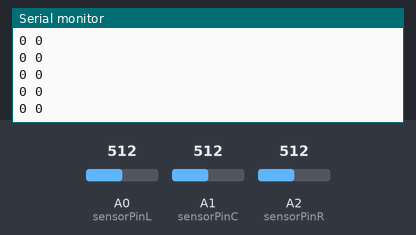
The sketch below on a simulated Arduino Nano, built with avr-gcc and run on an emulated ATmega328P. Shown: the last lines printed to the serial monitor. The test bench sets the inputs (shaded band); at power-on: A2 (sensorPinR) = 512, A0 (sensorPinL) = 512, A1 (sensorPinC) = 512.

Above: at 3.7 s.
3.8 s: A2 (sensorPinR) set to 471
At 4.4 s:
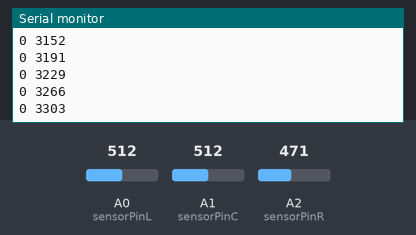
5.3 s: A2 (sensorPinR) set to 470
At 6.2 s:
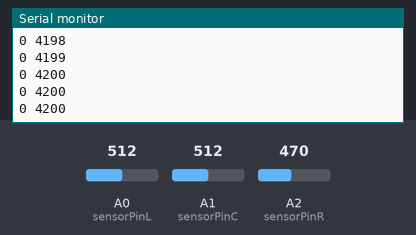
6.8 s: A0 (sensorPinL) set to 514
At 7.9 s:
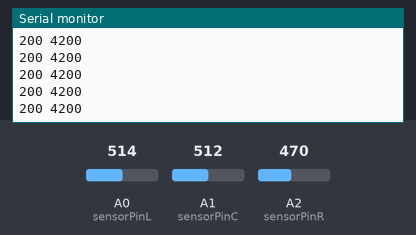
Timing chart, 0 to 9.8 s (numbered marks = the images above; inputs shaded):
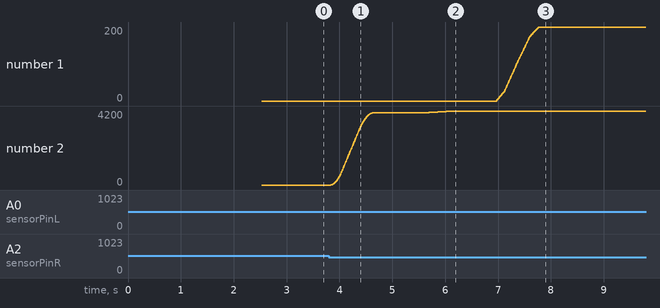

The sketch:

sound_micCalibration.ino
```cpp
#include "soundCapture.h"

int sensorPinR                         =    A2 ;                                 // Left - first mic analog pin
int sensorValueL                               ;                                 // Left - serial value read from sensor

int sensorPinC                         =    A1 ;                                 // Center - first mic analog pin
int sensorValueC                               ;                                 // Center - serial value read fr

int sensorPinL                         =    A0 ;                                 // Center - first mic analog pin
int sensorValueR;                                                                // Center - serial value read fr


#define SAMPLESIZE 50
short sampleL[SAMPLESIZE];
long sampleSumL = 0;
float sampleAvgL = 0;

short sampleC[SAMPLESIZE];
long sampleSumC = 0;
float sampleAvgC = 0;

short sampleR[SAMPLESIZE];
long sampleSumR = 0;
float sampleAvgR = 0;


short sampleLAvg[SAMPLESIZE * 2];
long sampleSumLAvg = 0;
float sampleAvgLAvg = 0;

short sampleCAvg[SAMPLESIZE * 2];
long sampleSumCAvg = 0;
float sampleAvgCAvg = 0;

short sampleRAvg[SAMPLESIZE * 2];
long sampleSumRAvg = 0;
float sampleAvgRAvg = 0;

int index = 0;
int index2 = 0;

void setup() {
  //Serial.begin(9600);
  Serial.begin(19200);

  //Serial.print("Left"); Serial.print(" ");
  Serial.print("LeftAvg"); Serial.print(" ");
  //Serial.print("Central"); Serial.print(" ");
  //Serial.print("CentralAvg"); Serial.print(" ");
  //Serial.print("Right"); Serial.print(" ");
  Serial.println("RightAvg");

  determineSilenceLevels(silenceKPIs);              // capture background information
  Serial.println(silenceKPIs[2].fsoundAvg);

}


// new sample's impact on sample input vector stats
int calcNewStatL(int n, int newValue){

  sampleSumL += (- sampleL[n] + newValue);  // remove previous last SAMPLESIZE'th sample and add new one
  sampleL[n] = newValue;                   // store new value on n'th position of the buffer
  return n;                               // returning n, comletes the circular buffer handling
}

// new sample's impact on sample input vector stats
int calcNewStatC(int n, int newValue){

  sampleSumC += (- sampleC[n] + newValue);  // remove previous last SAMPLESIZE'th sample and add new one
  sampleC [n] = newValue;                   // store new value on n'th position of the buffer
  return n;                               // returning n, comletes the circular buffer handling
}

// new sample's impact on sample input vector stats
int calcNewStatR(int n, int newValue){

  sampleSumR += (- sampleR[n] + newValue);  // remove previous last SAMPLESIZE'th sample and add new one
  sampleR[n] = newValue;                   // store new value on n'th position of the buffer
  return n;                               // returning n, comletes the circular buffer handling
}


// new sample's impact on sample input vector stats
int calcNewStatLAvg(int n, int newValue){

  sampleSumLAvg += (- sampleLAvg[n] + newValue);  // remove previous last SAMPLESIZE'th sample and add new one
  sampleLAvg[n] = newValue;                   // store new value on n'th position of the buffer
  return n;                               // returning n, comletes the circular buffer handling
}

// new sample's impact on sample input vector stats
int calcNewStatCAvg(int n, int newValue){

  sampleSumCAvg += (- sampleCAvg[n] + newValue);  // remove previous last SAMPLESIZE'th sample and add new one
  sampleCAvg [n] = newValue;                   // store new value on n'th position of the buffer
  return n;                               // returning n, comletes the circular buffer handling
}

// new sample's impact on sample input vector stats
int calcNewStatRAvg(int n, int newValue){

  sampleSumRAvg += (- sampleRAvg[n] + newValue);  // remove previous last SAMPLESIZE'th sample and add new one
  sampleRAvg[n] = newValue;                   // store new value on n'th position of the buffer
  return n;                               // returning n, comletes the circular buffer handling
}


void loop() {
    index++;
    index2++;
    Serial.println();
    index = index % SAMPLESIZE;
    index2 = index2 % (SAMPLESIZE * 2);

    sensorValueL = analogRead (sensorPinL) - (silenceKPIs[0].fsoundAvg);;
    //Serial.print(sensorValueL);Serial.print(" ");

    index = calcNewStatL(index , abs(sensorValueL));
    sampleAvgL = 1.0 * sampleSumL / SAMPLESIZE;
    //Serial.print(sampleAvgL);Serial.print(" ");


    index2 = calcNewStatLAvg(index2 , sampleAvgL);
    sampleAvgLAvg = 1.0 * sampleSumLAvg / (SAMPLESIZE * 2);
    Serial.print(sampleSumLAvg);Serial.print(" ");


    sensorValueC = analogRead (sensorPinC) - (silenceKPIs[1].fsoundAvg);
    //Serial.print(sensorValueC);Serial.print(" ");

    index = calcNewStatC(index, abs(sensorValueC));
    sampleAvgC = 1.0 * sampleSumC / SAMPLESIZE;
    //Serial.print(sampleAvgC);Serial.print(" ");

    index2 = calcNewStatCAvg(index2, sampleAvgC);
    sampleAvgCAvg = 1.0 * sampleSumCAvg / SAMPLESIZE * 2;
    //Serial.print(sampleSumCAvg);Serial.print(" ");


    sensorValueR = analogRead (sensorPinR) - (silenceKPIs[2].fsoundAvg);
    //Serial.print(sensorValueR);Serial.print(" ");

    index = calcNewStatR(index, abs(sensorValueR));
    sampleAvgR = 1.0 * sampleSumR / SAMPLESIZE;
    //Serial.print(sampleAvgR);Serial.println(" ");

    index2 = calcNewStatRAvg(index2, sampleAvgR);
    sampleAvgRAvg = 1.0 * sampleSumRAvg / SAMPLESIZE * 2;
    Serial.print(sampleSumRAvg);Serial.println(" ");


}
```

divs.h
```cpp
#ifndef divs_h
#define divs_h

#define BOARD_LED                         13                                    // internal board LED

/* -Blink-------------------------------------------------------------------- */

void blink(int led, int times, int duration){
    for (int n = 0; n < times; n++){
      digitalWrite(led, HIGH);
      delay(duration);
      digitalWrite(led, LOW);
      delay(duration);
    }
}


/* -------------------------------------------------------------------------- */
/* -------------------------------------------------------------------------- */

#endif
```

fft_calc.h
```cpp
/* data sample for pattern recognition
int data[64] = {0, 11, -17, 14, -8, 0, 12, -14, 14, -8, -1, 9, -13, 13, -9, -1, 8,
            -12, 13, -8, -1, 9, -12, 14, -7, 0, 7, -13, 12, -5, -3, 11, -16, 13,
            -8, 0, 10, -14, 12, -9, 0, 10, -13, 14, -8, 0, 11, -11, 15, -8, 0, 11,
            -15, 12, -9, 1, 10, -15, 13, -7, -2, 10, -18, 15};

// calculated FFT main frequencies of f1 =    ||  f2 =

*/
//---------------------------------------------------------------------------//
// sine values for angles between [0..90] on a 255 scale where sin(ang) = sine_data[ang] / 255
//    => sin(  0) ==   0/255 == 0
//    => sin(255) == 255/255 == 1

byte sine_data [91]=
 {
0,
4,    9,    13,   18,   22,   27,   31,   35,   40,   44,
49,   53,   57,   62,   66,   70,   75,   79,   83,   87,
91,   96,   100,  104,  108,  112,  116,  120,  124,  127,
131,  135,  139,  143,  146,  150,  153,  157,  160,  164,
167,  171,  174,  177,  180,  183,  186,  189,  192,  195,       //Paste this at top of program
198,  201,  204,  206,  209,  211,  214,  216,  219,  221,
223,  225,  227,  229,  231,  233,  235,  236,  238,  240,
241,  243,  244,  245,  246,  247,  248,  249,  250,  251,
252,  253,  253,  254,  254,  254,  255,  255,  255,  255
  };
float f_peaks[5]; // top 5 frequencies peaks in descending order
//---------------------------------------------------------------------------//

float sine(int i);
float cosine(int i);

//-----------------------------FFT Function----------------------------------------------//

float FFT(int in[],int N,float Frequency)
{
/*
Code to perform FFT on arduino,
setup:
paste sine_data [91] at top of program [global variable], paste FFT function at end of program
Term:
1. in[]     : Data array,
2. N        : Number of sample (recommended sample size 2,4,8,16,32,64,128...)
3. Frequency: sampling frequency required as input (Hz)

If sample size is not in power of 2 it will be clipped to lower side of number.
i.e, for 150 number of samples, code will consider first 128 sample, remaining sample  will be omitted.
For Arduino nano, FFT of more than 128 sample not possible due to mamory limitation (64 recomended)
For higher Number of sample may arise Mamory related issue,
Code by ABHILASH
Contact: abhilashpatel121@gmail.com
Documentation:https://www.instructables.com/member/abhilash_patel/instructables/
*/

unsigned int data[13]={1,2,4,8,16,32,64,128,256,512,1024,2048};
int a,c1,f,o,x;
a=N;

      for(int i=0;i<12;i++)                 //calculating the levels
         { if(data[i]<=a){o=i;} }

int in_ps[data[o]]={};     //input for sequencing
float out_r[data[o]]={};   //real part of transform
float out_im[data[o]]={};  //imaginory part of transform

x=0;
      for(int b=0;b<o;b++)                     // bit reversal
         {
          c1=data[b];
          f=data[o]/(c1+c1);
                for(int j=0;j<c1;j++)
                    {
                     x=x+1;
                     in_ps[x]=in_ps[j]+f;
                    }
         }


      for(int i=0;i<data[o];i++)            // update input array as per bit reverse order
         {
          if(in_ps[i]<a)
          {out_r[i]=in[in_ps[i]];}
          if(in_ps[i]>a)
          {out_r[i]=in[in_ps[i]-a];}
         }


int i10,i11,n1;
float e,c,s,tr,ti;

    for(int i=0;i<o;i++)                                    //fft
    {
     i10=data[i];              // overall values of sine/cosine  :
     i11=data[o]/data[i+1];    // loop with similar sine cosine:
     e=360/data[i+1];
     e=0-e;
     n1=0;

          for(int j=0;j<i10;j++)
          {
          c=cosine(e*j);
          s=sine(e*j);
          n1=j;

                for(int k=0;k<i11;k++)
                 {
                 tr=c*out_r[i10+n1]-s*out_im[i10+n1];
                 ti=s*out_r[i10+n1]+c*out_im[i10+n1];

                 out_r[n1+i10]=out_r[n1]-tr;
                 out_r[n1]=out_r[n1]+tr;

                 out_im[n1+i10]=out_im[n1]-ti;
                 out_im[n1]=out_im[n1]+ti;

                 n1=n1+i10+i10;
                  }
             }
     }

/*
for(int i=0;i<data[o];i++)
{
Serial.print(out_r[i]);
Serial.print("\t");                                     // un comment to print RAW o/p
Serial.print(out_im[i]); Serial.println("i");
}
*/


//---> here onward out_r contains amplitude and our_in conntains frequency (Hz)
    for(int i=0;i<data[o-1];i++)               // getting amplitude from compex number
        {
         out_r[i]=sqrt(out_r[i]*out_r[i]+out_im[i]*out_im[i]); // to  increase the speed delete sqrt
         out_im[i]=i*Frequency/N;
         /*
         Serial.print(out_im[i]); Serial.print("Hz");
         Serial.print("\t");                            // un comment to print freuency bin
         Serial.println(out_r[i]);
         */
        }


x=0;       // peak detection
   for(int i=1;i<data[o-1]-1;i++)
      {
      if(out_r[i]>out_r[i-1] && out_r[i]>out_r[i+1])
      {in_ps[x]=i;    //in_ps array used for storage of peak number
      x=x+1;}
      }


s=0;
c=0;
    for(int i=0;i<x;i++)             // re arraange as per magnitude
    {
        for(int j=c;j<x;j++)
        {
            if(out_r[in_ps[i]]<out_r[in_ps[j]])
                {s=in_ps[i];
                in_ps[i]=in_ps[j];
                in_ps[j]=s;}
        }
    c=c+1;
    }


    for(int i=0;i<5;i++)     // updating f_peak array (global variable)with descending order
    {
    f_peaks[i]=out_im[in_ps[i]];
    }


}


float sine(int i)
{
  int j=i;
  float out;
  while(j<0){j=j+360;}
  while(j>360){j=j-360;}
  if(j>-1   && j<91){out= sine_data[j];}
  else if(j>90  && j<181){out= sine_data[180-j];}
  else if(j>180 && j<271){out= -sine_data[j-180];}
  else if(j>270 && j<361){out= -sine_data[360-j];}
  return (out/255);
}

float cosine(int i)
{
  int j=i;
  float out;
  while(j<0){j=j+360;}
  while(j>360){j=j-360;}
  if(j>-1   && j<91){out= sine_data[90-j];}
  else if(j>90  && j<181){out= -sine_data[j-90];}
  else if(j>180 && j<271){out= -sine_data[270-j];}
  else if(j>270 && j<361){out= sine_data[j-270];}
  return (out/255);
}

//------------------------------------------------------------------------------------//
```

Source omitted: soundCapture.h (13159 bytes)

Measured:
- after the input at 3.8 s, the serial monitor: prints a new line at once (image 1)
- plotted number 2: 0 → 4100 after the input at 3.8 s
